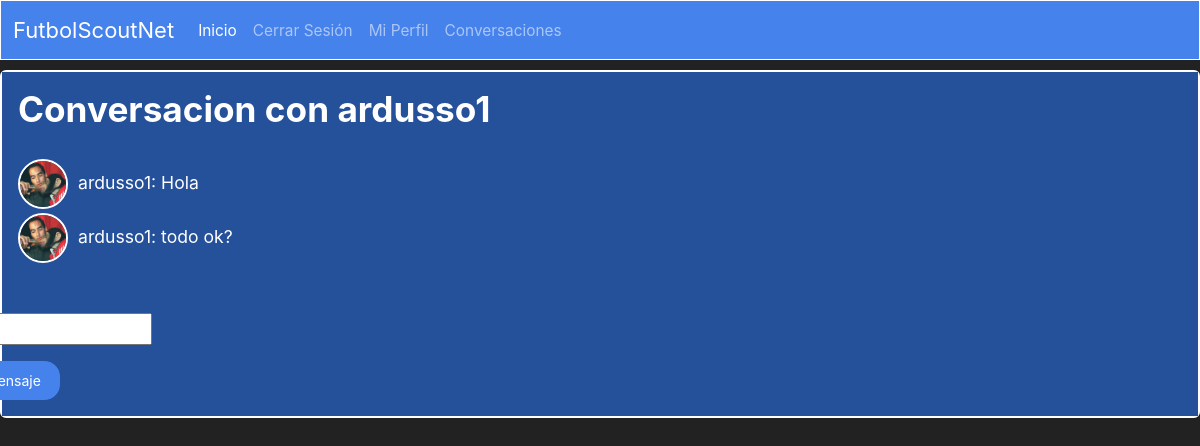
The page /mensajes/ardusso1/ (signed in) on the database its author committed.
### sitio/models.py (models this page shows, shortened)
class Conversacion(models.Model):
    emisor = models.ForeignKey(User, on_delete=models.CASCADE, related_name='conversaciones_uno', null=True, blank=True)
    destinatario = models.ForeignKey(User, on_delete=models.CASCADE, related_name='conversaciones_dos', null=True, blank=True)

class Mensaje(models.Model):
    user = models.ForeignKey(User, on_delete=models.CASCADE, related_name='mensajes', null=True, blank=True)
    conversacion = models.ForeignKey(Conversacion, on_delete=models.CASCADE, null=True, blank=True)
    texto = models.CharField(max_length=500)
    fecha = models.DateTimeField(default=timezone.now)

class Profile(models.Model):
    user = models.OneToOneField(User, on_delete=models.CASCADE, null=True, blank=True)
    image = models.ImageField(upload_to="Profiles_Images", default='user.png')
    posicion = models.ForeignKey(Posicion, on_delete=models.CASCADE, null=True, blank=True)
    nivel = models.ForeignKey(Nivel, on_delete=models.CASCADE, null=True, blank=True)
    edad = models.IntegerField(null=True, blank=True)

### sitio/views.py (the view)
# urls.py: path('mensajes/<str:username>/', views.mensajes, name='mensajes'),
@login_required
def mensajes(request, username):
    conversacion = Conversacion.objects.filter(
        Q(emisor=request.user, destinatario__username=username) |
        Q(destinatario=request.user, emisor__username=username)
    ).first()
    if conversacion is None:
        conversacion = Conversacion.objects.create(
            emisor=request.user,
            destinatario=get_object_or_404(User, username=username)
        )
    mensajes = Mensaje.objects.filter(conversacion=conversacion)
    if request.method == 'POST':
        form = MensajeForm(request.POST)
        if form.is_valid():
            nuevo_mensaje = form.save(commit=False)
            nuevo_mensaje.user = request.user
            nuevo_mensaje.conversacion = conversacion
            nuevo_mensaje.save()
            return redirect('mensajes', username=username)
    else:
        form = MensajeForm()
    return render(request, 'mensajes.html', {'conversacion': conversacion, 'mensajes': mensajes, 'form': form})

### sitio/forms.py
class MensajeForm(forms.ModelForm):
    class Meta:
        model = Mensaje
        fields = ['texto']
        labels = {
            'texto': 'Mensaje',
        }

### sitio/templates/mensajes.html (shortened to what this page needs)
{% extends 'layout.html' %}
{% block contenido %}
  {% if conversacion %}
    <div class="card text-white bg-primary mb-3" style="max-width: 100rem; border: 2px solid white;">
        <div class="card-body" style="display: flex; flex-direction: column; gap: 20px; background-color: #25509a;">
            {% if conversacion.emisor == request.user %}
                <h2>Conversación con {{ conversacion.destinatario }}</h2>
            {% else %}
                <h2> Conversacion con {{ conversacion.emisor }} </h2>
            {% endif %}
            <ul style="list-style: none; padding: 0; margin: 0;">
                {% for mensaje in mensajes %}
                    <li style="display: flex; align-items: center;">
                        <img class="rounded-circle" style="width: 50px; height: 50px; object-fit: cover; border: 2px solid white; margin-right: 10px;" src="{{mensaje.user.profile.image.url}}">
                        <span>{{ mensaje.user.username }}: {{ mensaje.texto }}</span>
                    </li>
                {% endfor %}
            </ul>
            {% if conversacion.emisor == request.user %}
                <form method="post" action="{% url 'mensajes' username=conversacion.destinatario.username %}" style="align-self: flex-end; margin-right: 1030px;">
                    {% csrf_token %}
                    {{ form.as_p }}
                    <button type="submit" class="btn btn-primary">Enviar mensaje</button>
                </form>
            {% else %}
                <form method="post" action="{% url 'mensajes' username=conversacion.emisor.username %}" style="align-self: flex-end; margin-right: 1030px;">
                    {{ form.as_p }}
                    <button type="submit" class="btn btn-primary">Enviar mensaje</button>
                </form>
            {% endif %}
        </div>
    </div>
  {% else %}
    <p>No hay conversación disponible.</p>
  {% endif %}
{% endblock %}

### templates/base.html (style rules this page uses)
body { background-color: #222; color: white; }

### rows shown on the page
Conversacion: emisor "ardusso1"
Mensaje: user.profile.image (picture), user.username "ardusso1", texto "Hola"
Mensaje: user.profile.image (picture), user.username "ardusso1", texto "todo ok?"
